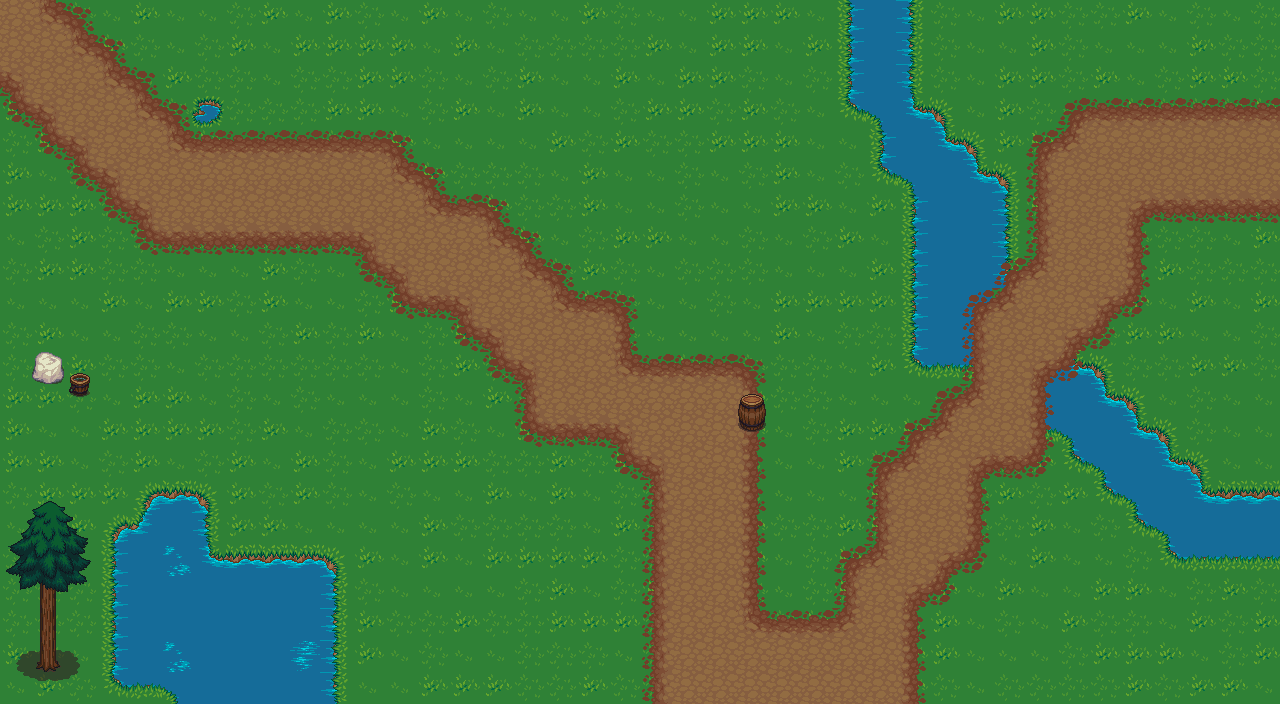

Below is a game level as drawn by its tile map, then a one-line description and the .tmx that defines it (tile-layer data replaced by summaries):
An orthogonal 40x22 tile map with 32x32 px tiles, 4 tile layers (Green, Path, Props, Props2), 2 tilesets and 14 objects (14x Path_1).

<map version="1.0" orientation="orthogonal" width="40" height="22" tilewidth="32" tileheight="32">
 <properties>
  <property name="MapName" value="Map2" />
 </properties>
 <tileset firstgid="1" name="terrain_atlas" tilewidth="32" tileheight="32">
  <image source="Map Assets/terrain_atlas.png" width="1024" height="1024" />
 </tileset>
 <tileset firstgid="1025" name="base_out_atlas" tilewidth="32" tileheight="32">
  <image source="Map Assets/base_out_atlas.png" width="1024" height="1024" />
 </tileset>
 <layer name="Green" width="40" height="22">
  <data>[880 cells, 878 non-empty, 15 distinct tile ids]</data>
 </layer>
 <layer name="Path" width="40" height="22">
  <data>[880 cells, 249 non-empty, 13 distinct tile ids]</data>
 </layer>
 <layer name="Props" width="40" height="22">
  <data>[880 cells, 16 non-empty, 15 distinct tile ids]</data>
 </layer>
 <layer name="Props2" width="40" height="22">
  <data>[880 cells, 60 non-empty, 26 distinct tile ids]</data>
 </layer>
 <objectgroup name="Path1" width="40" height="22">
  <properties>
   <property name="Obj Layer 1" value="" />
  </properties>
  <object name="Spawn" type="Path_1" x="1235" y="145" width="31" height="29">
   <properties>
    <property name="" value="" />
   </properties>
  </object>
  <object name="WayPoint1" type="Path_1" x="1123" y="186" width="34" height="19">
   <properties>
    <property name="WayPoint" value="1" />
   </properties>
  </object>
  <object name="WayPoint2" type="Path_1" x="1052" y="318" width="25" height="21">
   <properties>
    <property name="WayPoint" value="2" />
   </properties>
  </object>
  <object name="WayPoint3" type="Path_1" x="988" y="432" width="23" height="23">
   <properties>
    <property name="WayPoint" value="3" />
   </properties>
  </object>
  <object name="WayPoint4" type="Path_1" x="899" y="564" width="21" height="28">
   <properties>
    <property name="WayPoint" value="4" />
   </properties>
  </object>
  <object name="WayPoint5" type="Path_1" x="836" y="673" width="16" height="20">
   <properties>
    <property name="WayPoint" value="5" />
   </properties>
  </object>
  <object name="WayPoint6" type="Path_1" x="695" y="655" width="32" height="29">
   <properties>
    <property name="WayPoint" value="6" />
   </properties>
  </object>
  <object name="WayPoint7" type="Path_1" x="682" y="420" width="25" height="26">
   <properties>
    <property name="WayPoint" value="7" />
   </properties>
   <ellipse />
  </object>
  <object name="WayPoint8" type="Path_1" x="592" y="393" width="25" height="19">
   <properties>
    <property name="WayPoint" value="8" />
   </properties>
   <ellipse />
  </object>
  <object name="WayPoint9" type="Path_1" x="452" y="261" width="29" height="19">
   <properties>
    <property name="WayPoint" value="9" />
   </properties>
   <ellipse />
  </object>
  <object name="WayPoint10" type="Path_1" x="337" y="195" width="28" height="24">
   <properties>
    <property name="WayPoint" value="10" />
   </properties>
   <ellipse />
  </object>
  <object name="WayPoint11" type="Path_1" x="138" y="179" width="28" height="17">
   <properties>
    <property name="WayPoint" value="11" />
   </properties>
   <ellipse />
  </object>
  <object name="WayPoint12" type="Path_1" x="10" y="48" width="30" height="25">
   <properties>
    <property name="WayPoint" value="12" />
   </properties>
   <ellipse />
  </object>
  <object name="EndZone" type="Path_1" x="-28" y="-13" width="65" height="80">
   <properties>
    <property name="" value="" />
   </properties>
  </object>
 </objectgroup>
</map>
